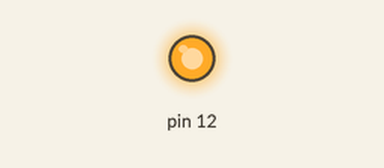
Simulated run of this sketch. Board: Arduino Uno, built with avr-gcc and run on an emulated ATmega328P. On the bench: output pins drawn as LEDs (lit = HIGH).

Above: at 0.1 s.
Timing chart, 0 to 1.6 s (numbered marks = the images above):
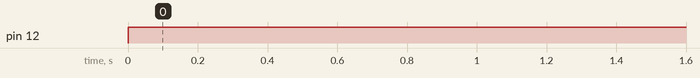

The sketch:

clase5_practica3.ino
```cpp
void setup() {
  Serial.begin(9600);
  pinMode(12,OUTPUT);

}

void loop() {
  digitalWrite(12,HIGH);


}
```

Measured:
- by itself, pin 12: LOW → HIGH at 0.00 s
